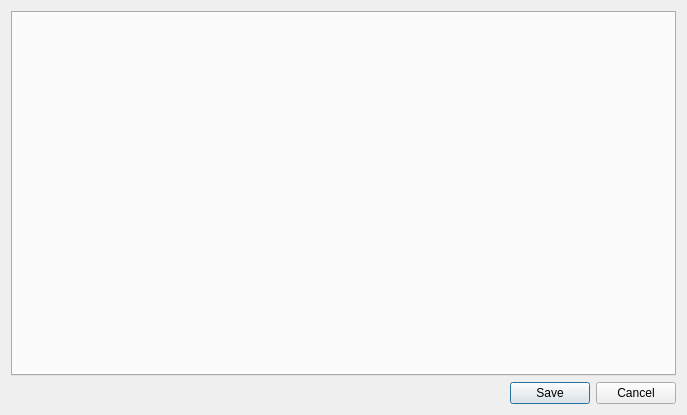
<?xml version="1.0" encoding="UTF-8"?>
<ui version="4.0">
 <class>ProfileDialog</class>
 <widget class="QDialog" name="ProfileDialog">
  <property name="windowModality">
   <enum>Qt::WindowModal</enum>
  </property>
  <property name="geometry">
   <rect>
    <x>0</x>
    <y>0</y>
    <width>687</width>
    <height>415</height>
   </rect>
  </property>
  <property name="windowTitle">
   <string>Edit User Profile</string>
  </property>
  <layout class="QVBoxLayout" name="verticalLayout">
   <item>
    <widget class="QTabWidget" name="tabWidget">
     <property name="currentIndex">
      <number>-1</number>
     </property>
    </widget>
   </item>
   <item>
    <widget class="QDialogButtonBox" name="btnBox">
     <property name="orientation">
      <enum>Qt::Horizontal</enum>
     </property>
     <property name="standardButtons">
      <set>QDialogButtonBox::Cancel|QDialogButtonBox::Save</set>
     </property>
    </widget>
   </item>
  </layout>
 </widget>
 <resources/>
 <connections>
  <connection>
   <sender>btnBox</sender>
   <signal>accepted()</signal>
   <receiver>ProfileDialog</receiver>
   <slot>accept()</slot>
   <hints>
    <hint type="sourcelabel">
     <x>248</x>
     <y>254</y>
    </hint>
    <hint type="destinationlabel">
     <x>157</x>
     <y>274</y>
    </hint>
   </hints>
  </connection>
  <connection>
   <sender>btnBox</sender>
   <signal>rejected()</signal>
   <receiver>ProfileDialog</receiver>
   <slot>reject()</slot>
   <hints>
    <hint type="sourcelabel">
     <x>316</x>
     <y>260</y>
    </hint>
    <hint type="destinationlabel">
     <x>286</x>
     <y>274</y>
    </hint>
   </hints>
  </connection>
 </connections>
</ui>
